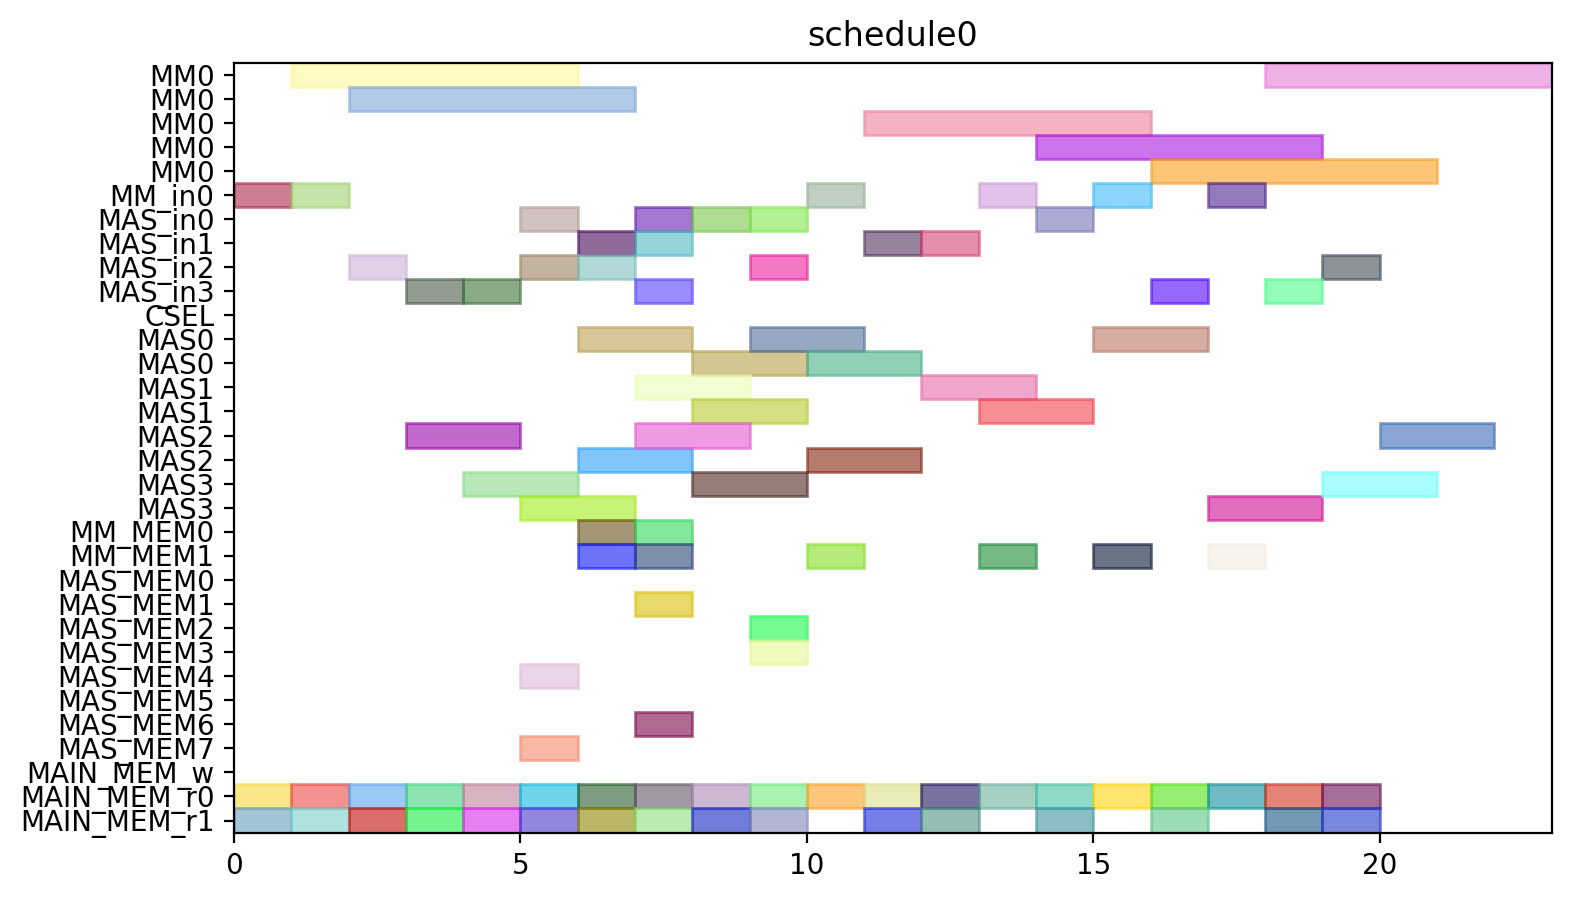

Write Python code to recreate this figure.
from pyschedule import Scenario, solvers, plotters, alt


def solve():
	horizon = 120
	S = Scenario("schedule0", horizon=horizon)

	# resource
	MM = S.Resources('MM', num=1, size=5)
	MM_in = S.Resources('MM_in', num=1)
	MAS_in = S.Resources('MAS_in', num=4)
	CSEL = S.Resource('CSEL')
	MAS = S.Resources('MAS', num=4, size=2, periods=range(1, horizon))
	MM_MEM = S.Resources('MM_MEM', num=2)
	MAS_MEM = S.Resources('MAS_MEM', num=8)
	MAIN_MEM_w = S.Resource('MAIN_MEM_w', size=1)
	MAIN_MEM_r = S.Resources('MAIN_MEM_r', num=2)

	# result of previous scheduling

	# new tasks
	c_qinv_denom_inv0 = S.Task('c_qinv_denom_inv0', length=5, delay_cost=1)
	c_qinv_denom_inv0 += alt(MM)
	c_qinv_denom_inv0_in = S.Task('c_qinv_denom_inv0_in', length=1, delay_cost=1)
	c_qinv_denom_inv0_in += alt(MM_in)
	S += c_qinv_denom_inv0_in*MM_in[0]<=c_qinv_denom_inv0*MM[0]
	c_qinv_denom_inv0_mem0 = S.Task('c_qinv_denom_inv0_mem0', length=1, delay_cost=1)
	c_qinv_denom_inv0_mem0 += MAIN_MEM_r[0]
	S += c_qinv_denom_inv0_mem0 <= c_qinv_denom_inv0

	c_qinv_denom_inv0_mem1 = S.Task('c_qinv_denom_inv0_mem1', length=1, delay_cost=1)
	c_qinv_denom_inv0_mem1 += MAIN_MEM_r[1]
	S += c_qinv_denom_inv0_mem1 <= c_qinv_denom_inv0

	c_qinv_denom_inv1_ = S.Task('c_qinv_denom_inv1_', length=5, delay_cost=1)
	c_qinv_denom_inv1_ += alt(MM)
	c_qinv_denom_inv1__in = S.Task('c_qinv_denom_inv1__in', length=1, delay_cost=1)
	c_qinv_denom_inv1__in += alt(MM_in)
	S += c_qinv_denom_inv1__in*MM_in[0]<=c_qinv_denom_inv1_*MM[0]
	c_qinv_denom_inv1__mem0 = S.Task('c_qinv_denom_inv1__mem0', length=1, delay_cost=1)
	c_qinv_denom_inv1__mem0 += MAIN_MEM_r[0]
	S += c_qinv_denom_inv1__mem0 <= c_qinv_denom_inv1_

	c_qinv_denom_inv1__mem1 = S.Task('c_qinv_denom_inv1__mem1', length=1, delay_cost=1)
	c_qinv_denom_inv1__mem1 += MAIN_MEM_r[1]
	S += c_qinv_denom_inv1__mem1 <= c_qinv_denom_inv1_

	c_qinv0_t2 = S.Task('c_qinv0_t2', length=2, delay_cost=1)
	c_qinv0_t2 += alt(MAS)
	c_qinv0_t2_in = S.Task('c_qinv0_t2_in', length=1, delay_cost=1)
	c_qinv0_t2_in += alt(MAS_in)
	S += c_qinv0_t2_in*MAS_in[0]<=c_qinv0_t2*MAS[0]

	S += c_qinv0_t2_in*MAS_in[1]<=c_qinv0_t2*MAS[1]

	S += c_qinv0_t2_in*MAS_in[2]<=c_qinv0_t2*MAS[2]

	S += c_qinv0_t2_in*MAS_in[3]<=c_qinv0_t2*MAS[3]

	c_qinv0_t2_mem0 = S.Task('c_qinv0_t2_mem0', length=1, delay_cost=1)
	c_qinv0_t2_mem0 += MAIN_MEM_r[0]
	S += c_qinv0_t2_mem0 <= c_qinv0_t2

	c_qinv0_t2_mem1 = S.Task('c_qinv0_t2_mem1', length=1, delay_cost=1)
	c_qinv0_t2_mem1 += MAIN_MEM_r[1]
	S += c_qinv0_t2_mem1 <= c_qinv0_t2

	c_qinv1__t2 = S.Task('c_qinv1__t2', length=2, delay_cost=1)
	c_qinv1__t2 += alt(MAS)
	c_qinv1__t2_in = S.Task('c_qinv1__t2_in', length=1, delay_cost=1)
	c_qinv1__t2_in += alt(MAS_in)
	S += c_qinv1__t2_in*MAS_in[0]<=c_qinv1__t2*MAS[0]

	S += c_qinv1__t2_in*MAS_in[1]<=c_qinv1__t2*MAS[1]

	S += c_qinv1__t2_in*MAS_in[2]<=c_qinv1__t2*MAS[2]

	S += c_qinv1__t2_in*MAS_in[3]<=c_qinv1__t2*MAS[3]

	c_qinv1__t2_mem0 = S.Task('c_qinv1__t2_mem0', length=1, delay_cost=1)
	c_qinv1__t2_mem0 += MAIN_MEM_r[0]
	S += c_qinv1__t2_mem0 <= c_qinv1__t2

	c_qinv1__t2_mem1 = S.Task('c_qinv1__t2_mem1', length=1, delay_cost=1)
	c_qinv1__t2_mem1 += MAIN_MEM_r[1]
	S += c_qinv1__t2_mem1 <= c_qinv1__t2

	c0_t0_t2 = S.Task('c0_t0_t2', length=2, delay_cost=1)
	c0_t0_t2 += alt(MAS)
	c0_t0_t2_in = S.Task('c0_t0_t2_in', length=1, delay_cost=1)
	c0_t0_t2_in += alt(MAS_in)
	S += c0_t0_t2_in*MAS_in[0]<=c0_t0_t2*MAS[0]

	S += c0_t0_t2_in*MAS_in[1]<=c0_t0_t2*MAS[1]

	S += c0_t0_t2_in*MAS_in[2]<=c0_t0_t2*MAS[2]

	S += c0_t0_t2_in*MAS_in[3]<=c0_t0_t2*MAS[3]

	c0_t0_t2_mem0 = S.Task('c0_t0_t2_mem0', length=1, delay_cost=1)
	c0_t0_t2_mem0 += MAIN_MEM_r[0]
	S += c0_t0_t2_mem0 <= c0_t0_t2

	c0_t0_t2_mem1 = S.Task('c0_t0_t2_mem1', length=1, delay_cost=1)
	c0_t0_t2_mem1 += MAIN_MEM_r[1]
	S += c0_t0_t2_mem1 <= c0_t0_t2

	c0_t1_t2 = S.Task('c0_t1_t2', length=2, delay_cost=1)
	c0_t1_t2 += alt(MAS)
	c0_t1_t2_in = S.Task('c0_t1_t2_in', length=1, delay_cost=1)
	c0_t1_t2_in += alt(MAS_in)
	S += c0_t1_t2_in*MAS_in[0]<=c0_t1_t2*MAS[0]

	S += c0_t1_t2_in*MAS_in[1]<=c0_t1_t2*MAS[1]

	S += c0_t1_t2_in*MAS_in[2]<=c0_t1_t2*MAS[2]

	S += c0_t1_t2_in*MAS_in[3]<=c0_t1_t2*MAS[3]

	c0_t1_t2_mem0 = S.Task('c0_t1_t2_mem0', length=1, delay_cost=1)
	c0_t1_t2_mem0 += MAIN_MEM_r[0]
	S += c0_t1_t2_mem0 <= c0_t1_t2

	c0_t1_t2_mem1 = S.Task('c0_t1_t2_mem1', length=1, delay_cost=1)
	c0_t1_t2_mem1 += MAIN_MEM_r[1]
	S += c0_t1_t2_mem1 <= c0_t1_t2

	c0_t20 = S.Task('c0_t20', length=2, delay_cost=1)
	c0_t20 += alt(MAS)
	c0_t20_in = S.Task('c0_t20_in', length=1, delay_cost=1)
	c0_t20_in += alt(MAS_in)
	S += c0_t20_in*MAS_in[0]<=c0_t20*MAS[0]

	S += c0_t20_in*MAS_in[1]<=c0_t20*MAS[1]

	S += c0_t20_in*MAS_in[2]<=c0_t20*MAS[2]

	S += c0_t20_in*MAS_in[3]<=c0_t20*MAS[3]

	c0_t20_mem0 = S.Task('c0_t20_mem0', length=1, delay_cost=1)
	c0_t20_mem0 += MAIN_MEM_r[0]
	S += c0_t20_mem0 <= c0_t20

	c0_t20_mem1 = S.Task('c0_t20_mem1', length=1, delay_cost=1)
	c0_t20_mem1 += MAIN_MEM_r[1]
	S += c0_t20_mem1 <= c0_t20

	c0_t21 = S.Task('c0_t21', length=2, delay_cost=1)
	c0_t21 += alt(MAS)
	c0_t21_in = S.Task('c0_t21_in', length=1, delay_cost=1)
	c0_t21_in += alt(MAS_in)
	S += c0_t21_in*MAS_in[0]<=c0_t21*MAS[0]

	S += c0_t21_in*MAS_in[1]<=c0_t21*MAS[1]

	S += c0_t21_in*MAS_in[2]<=c0_t21*MAS[2]

	S += c0_t21_in*MAS_in[3]<=c0_t21*MAS[3]

	c0_t21_mem0 = S.Task('c0_t21_mem0', length=1, delay_cost=1)
	c0_t21_mem0 += MAIN_MEM_r[0]
	S += c0_t21_mem0 <= c0_t21

	c0_t21_mem1 = S.Task('c0_t21_mem1', length=1, delay_cost=1)
	c0_t21_mem1 += MAIN_MEM_r[1]
	S += c0_t21_mem1 <= c0_t21

	c1_t0_t2 = S.Task('c1_t0_t2', length=2, delay_cost=1)
	c1_t0_t2 += alt(MAS)
	c1_t0_t2_in = S.Task('c1_t0_t2_in', length=1, delay_cost=1)
	c1_t0_t2_in += alt(MAS_in)
	S += c1_t0_t2_in*MAS_in[0]<=c1_t0_t2*MAS[0]

	S += c1_t0_t2_in*MAS_in[1]<=c1_t0_t2*MAS[1]

	S += c1_t0_t2_in*MAS_in[2]<=c1_t0_t2*MAS[2]

	S += c1_t0_t2_in*MAS_in[3]<=c1_t0_t2*MAS[3]

	c1_t0_t2_mem0 = S.Task('c1_t0_t2_mem0', length=1, delay_cost=1)
	c1_t0_t2_mem0 += MAIN_MEM_r[0]
	S += c1_t0_t2_mem0 <= c1_t0_t2

	c1_t0_t2_mem1 = S.Task('c1_t0_t2_mem1', length=1, delay_cost=1)
	c1_t0_t2_mem1 += MAIN_MEM_r[1]
	S += c1_t0_t2_mem1 <= c1_t0_t2

	c1_t1_t2 = S.Task('c1_t1_t2', length=2, delay_cost=1)
	c1_t1_t2 += alt(MAS)
	c1_t1_t2_in = S.Task('c1_t1_t2_in', length=1, delay_cost=1)
	c1_t1_t2_in += alt(MAS_in)
	S += c1_t1_t2_in*MAS_in[0]<=c1_t1_t2*MAS[0]

	S += c1_t1_t2_in*MAS_in[1]<=c1_t1_t2*MAS[1]

	S += c1_t1_t2_in*MAS_in[2]<=c1_t1_t2*MAS[2]

	S += c1_t1_t2_in*MAS_in[3]<=c1_t1_t2*MAS[3]

	c1_t1_t2_mem0 = S.Task('c1_t1_t2_mem0', length=1, delay_cost=1)
	c1_t1_t2_mem0 += MAIN_MEM_r[0]
	S += c1_t1_t2_mem0 <= c1_t1_t2

	c1_t1_t2_mem1 = S.Task('c1_t1_t2_mem1', length=1, delay_cost=1)
	c1_t1_t2_mem1 += MAIN_MEM_r[1]
	S += c1_t1_t2_mem1 <= c1_t1_t2

	c1_t20 = S.Task('c1_t20', length=2, delay_cost=1)
	c1_t20 += alt(MAS)
	c1_t20_in = S.Task('c1_t20_in', length=1, delay_cost=1)
	c1_t20_in += alt(MAS_in)
	S += c1_t20_in*MAS_in[0]<=c1_t20*MAS[0]

	S += c1_t20_in*MAS_in[1]<=c1_t20*MAS[1]

	S += c1_t20_in*MAS_in[2]<=c1_t20*MAS[2]

	S += c1_t20_in*MAS_in[3]<=c1_t20*MAS[3]

	c1_t20_mem0 = S.Task('c1_t20_mem0', length=1, delay_cost=1)
	c1_t20_mem0 += MAIN_MEM_r[0]
	S += c1_t20_mem0 <= c1_t20

	c1_t20_mem1 = S.Task('c1_t20_mem1', length=1, delay_cost=1)
	c1_t20_mem1 += MAIN_MEM_r[1]
	S += c1_t20_mem1 <= c1_t20

	c1_t21 = S.Task('c1_t21', length=2, delay_cost=1)
	c1_t21 += alt(MAS)
	c1_t21_in = S.Task('c1_t21_in', length=1, delay_cost=1)
	c1_t21_in += alt(MAS_in)
	S += c1_t21_in*MAS_in[0]<=c1_t21*MAS[0]

	S += c1_t21_in*MAS_in[1]<=c1_t21*MAS[1]

	S += c1_t21_in*MAS_in[2]<=c1_t21*MAS[2]

	S += c1_t21_in*MAS_in[3]<=c1_t21*MAS[3]

	c1_t21_mem0 = S.Task('c1_t21_mem0', length=1, delay_cost=1)
	c1_t21_mem0 += MAIN_MEM_r[0]
	S += c1_t21_mem0 <= c1_t21

	c1_t21_mem1 = S.Task('c1_t21_mem1', length=1, delay_cost=1)
	c1_t21_mem1 += MAIN_MEM_r[1]
	S += c1_t21_mem1 <= c1_t21

	c2_t0_t2 = S.Task('c2_t0_t2', length=2, delay_cost=1)
	c2_t0_t2 += alt(MAS)
	c2_t0_t2_in = S.Task('c2_t0_t2_in', length=1, delay_cost=1)
	c2_t0_t2_in += alt(MAS_in)
	S += c2_t0_t2_in*MAS_in[0]<=c2_t0_t2*MAS[0]

	S += c2_t0_t2_in*MAS_in[1]<=c2_t0_t2*MAS[1]

	S += c2_t0_t2_in*MAS_in[2]<=c2_t0_t2*MAS[2]

	S += c2_t0_t2_in*MAS_in[3]<=c2_t0_t2*MAS[3]

	c2_t0_t2_mem0 = S.Task('c2_t0_t2_mem0', length=1, delay_cost=1)
	c2_t0_t2_mem0 += MAIN_MEM_r[0]
	S += c2_t0_t2_mem0 <= c2_t0_t2

	c2_t0_t2_mem1 = S.Task('c2_t0_t2_mem1', length=1, delay_cost=1)
	c2_t0_t2_mem1 += MAIN_MEM_r[1]
	S += c2_t0_t2_mem1 <= c2_t0_t2

	c2_t1_t2 = S.Task('c2_t1_t2', length=2, delay_cost=1)
	c2_t1_t2 += alt(MAS)
	c2_t1_t2_in = S.Task('c2_t1_t2_in', length=1, delay_cost=1)
	c2_t1_t2_in += alt(MAS_in)
	S += c2_t1_t2_in*MAS_in[0]<=c2_t1_t2*MAS[0]

	S += c2_t1_t2_in*MAS_in[1]<=c2_t1_t2*MAS[1]

	S += c2_t1_t2_in*MAS_in[2]<=c2_t1_t2*MAS[2]

	S += c2_t1_t2_in*MAS_in[3]<=c2_t1_t2*MAS[3]

	c2_t1_t2_mem0 = S.Task('c2_t1_t2_mem0', length=1, delay_cost=1)
	c2_t1_t2_mem0 += MAIN_MEM_r[0]
	S += c2_t1_t2_mem0 <= c2_t1_t2

	c2_t1_t2_mem1 = S.Task('c2_t1_t2_mem1', length=1, delay_cost=1)
	c2_t1_t2_mem1 += MAIN_MEM_r[1]
	S += c2_t1_t2_mem1 <= c2_t1_t2

	c2_t20 = S.Task('c2_t20', length=2, delay_cost=1)
	c2_t20 += alt(MAS)
	c2_t20_in = S.Task('c2_t20_in', length=1, delay_cost=1)
	c2_t20_in += alt(MAS_in)
	S += c2_t20_in*MAS_in[0]<=c2_t20*MAS[0]

	S += c2_t20_in*MAS_in[1]<=c2_t20*MAS[1]

	S += c2_t20_in*MAS_in[2]<=c2_t20*MAS[2]

	S += c2_t20_in*MAS_in[3]<=c2_t20*MAS[3]

	c2_t20_mem0 = S.Task('c2_t20_mem0', length=1, delay_cost=1)
	c2_t20_mem0 += MAIN_MEM_r[0]
	S += c2_t20_mem0 <= c2_t20

	c2_t20_mem1 = S.Task('c2_t20_mem1', length=1, delay_cost=1)
	c2_t20_mem1 += MAIN_MEM_r[1]
	S += c2_t20_mem1 <= c2_t20

	c2_t21 = S.Task('c2_t21', length=2, delay_cost=1)
	c2_t21 += alt(MAS)
	c2_t21_in = S.Task('c2_t21_in', length=1, delay_cost=1)
	c2_t21_in += alt(MAS_in)
	S += c2_t21_in*MAS_in[0]<=c2_t21*MAS[0]

	S += c2_t21_in*MAS_in[1]<=c2_t21*MAS[1]

	S += c2_t21_in*MAS_in[2]<=c2_t21*MAS[2]

	S += c2_t21_in*MAS_in[3]<=c2_t21*MAS[3]

	c2_t21_mem0 = S.Task('c2_t21_mem0', length=1, delay_cost=1)
	c2_t21_mem0 += MAIN_MEM_r[0]
	S += c2_t21_mem0 <= c2_t21

	c2_t21_mem1 = S.Task('c2_t21_mem1', length=1, delay_cost=1)
	c2_t21_mem1 += MAIN_MEM_r[1]
	S += c2_t21_mem1 <= c2_t21

	c_qinv0_t0 = S.Task('c_qinv0_t0', length=5, delay_cost=1)
	c_qinv0_t0 += alt(MM)
	c_qinv0_t0_in = S.Task('c_qinv0_t0_in', length=1, delay_cost=1)
	c_qinv0_t0_in += alt(MM_in)
	S += c_qinv0_t0_in*MM_in[0]<=c_qinv0_t0*MM[0]
	c_qinv0_t0_mem0 = S.Task('c_qinv0_t0_mem0', length=1, delay_cost=1)
	c_qinv0_t0_mem0 += MAIN_MEM_r[0]
	S += c_qinv0_t0_mem0 <= c_qinv0_t0

	c_qinv0_t0_mem1 = S.Task('c_qinv0_t0_mem1', length=1, delay_cost=1)
	c_qinv0_t0_mem1 += alt(MM_MEM)
	S += (c_qinv_denom_inv0*MM[0])-1 < c_qinv0_t0_mem1*MM_MEM[1]
	S += c_qinv0_t0_mem1 <= c_qinv0_t0

	c_qinv0_t1 = S.Task('c_qinv0_t1', length=5, delay_cost=1)
	c_qinv0_t1 += alt(MM)
	c_qinv0_t1_in = S.Task('c_qinv0_t1_in', length=1, delay_cost=1)
	c_qinv0_t1_in += alt(MM_in)
	S += c_qinv0_t1_in*MM_in[0]<=c_qinv0_t1*MM[0]
	c_qinv0_t1_mem0 = S.Task('c_qinv0_t1_mem0', length=1, delay_cost=1)
	c_qinv0_t1_mem0 += MAIN_MEM_r[0]
	S += c_qinv0_t1_mem0 <= c_qinv0_t1

	c_qinv0_t1_mem1 = S.Task('c_qinv0_t1_mem1', length=1, delay_cost=1)
	c_qinv0_t1_mem1 += alt(MM_MEM)
	S += (c_qinv_denom_inv1_*MM[0])-1 < c_qinv0_t1_mem1*MM_MEM[1]
	S += c_qinv0_t1_mem1 <= c_qinv0_t1

	c_qinv0_t3 = S.Task('c_qinv0_t3', length=2, delay_cost=1)
	c_qinv0_t3 += alt(MAS)
	c_qinv0_t3_in = S.Task('c_qinv0_t3_in', length=1, delay_cost=1)
	c_qinv0_t3_in += alt(MAS_in)
	S += c_qinv0_t3_in*MAS_in[0]<=c_qinv0_t3*MAS[0]

	S += c_qinv0_t3_in*MAS_in[1]<=c_qinv0_t3*MAS[1]

	S += c_qinv0_t3_in*MAS_in[2]<=c_qinv0_t3*MAS[2]

	S += c_qinv0_t3_in*MAS_in[3]<=c_qinv0_t3*MAS[3]

	c_qinv0_t3_mem0 = S.Task('c_qinv0_t3_mem0', length=1, delay_cost=1)
	c_qinv0_t3_mem0 += alt(MM_MEM)
	S += (c_qinv_denom_inv0*MM[0])-1 < c_qinv0_t3_mem0*MM_MEM[0]
	S += c_qinv0_t3_mem0 <= c_qinv0_t3

	c_qinv0_t3_mem1 = S.Task('c_qinv0_t3_mem1', length=1, delay_cost=1)
	c_qinv0_t3_mem1 += alt(MM_MEM)
	S += (c_qinv_denom_inv1_*MM[0])-1 < c_qinv0_t3_mem1*MM_MEM[1]
	S += c_qinv0_t3_mem1 <= c_qinv0_t3

	c_qinv1__t0 = S.Task('c_qinv1__t0', length=5, delay_cost=1)
	c_qinv1__t0 += alt(MM)
	c_qinv1__t0_in = S.Task('c_qinv1__t0_in', length=1, delay_cost=1)
	c_qinv1__t0_in += alt(MM_in)
	S += c_qinv1__t0_in*MM_in[0]<=c_qinv1__t0*MM[0]
	c_qinv1__t0_mem0 = S.Task('c_qinv1__t0_mem0', length=1, delay_cost=1)
	c_qinv1__t0_mem0 += MAIN_MEM_r[0]
	S += c_qinv1__t0_mem0 <= c_qinv1__t0

	c_qinv1__t0_mem1 = S.Task('c_qinv1__t0_mem1', length=1, delay_cost=1)
	c_qinv1__t0_mem1 += alt(MM_MEM)
	S += (c_qinv_denom_inv0*MM[0])-1 < c_qinv1__t0_mem1*MM_MEM[1]
	S += c_qinv1__t0_mem1 <= c_qinv1__t0

	c_qinv1__t1 = S.Task('c_qinv1__t1', length=5, delay_cost=1)
	c_qinv1__t1 += alt(MM)
	c_qinv1__t1_in = S.Task('c_qinv1__t1_in', length=1, delay_cost=1)
	c_qinv1__t1_in += alt(MM_in)
	S += c_qinv1__t1_in*MM_in[0]<=c_qinv1__t1*MM[0]
	c_qinv1__t1_mem0 = S.Task('c_qinv1__t1_mem0', length=1, delay_cost=1)
	c_qinv1__t1_mem0 += MAIN_MEM_r[0]
	S += c_qinv1__t1_mem0 <= c_qinv1__t1

	c_qinv1__t1_mem1 = S.Task('c_qinv1__t1_mem1', length=1, delay_cost=1)
	c_qinv1__t1_mem1 += alt(MM_MEM)
	S += (c_qinv_denom_inv1_*MM[0])-1 < c_qinv1__t1_mem1*MM_MEM[1]
	S += c_qinv1__t1_mem1 <= c_qinv1__t1

	c_qinv1__t3 = S.Task('c_qinv1__t3', length=2, delay_cost=1)
	c_qinv1__t3 += alt(MAS)
	c_qinv1__t3_in = S.Task('c_qinv1__t3_in', length=1, delay_cost=1)
	c_qinv1__t3_in += alt(MAS_in)
	S += c_qinv1__t3_in*MAS_in[0]<=c_qinv1__t3*MAS[0]

	S += c_qinv1__t3_in*MAS_in[1]<=c_qinv1__t3*MAS[1]

	S += c_qinv1__t3_in*MAS_in[2]<=c_qinv1__t3*MAS[2]

	S += c_qinv1__t3_in*MAS_in[3]<=c_qinv1__t3*MAS[3]

	c_qinv1__t3_mem0 = S.Task('c_qinv1__t3_mem0', length=1, delay_cost=1)
	c_qinv1__t3_mem0 += alt(MM_MEM)
	S += (c_qinv_denom_inv0*MM[0])-1 < c_qinv1__t3_mem0*MM_MEM[0]
	S += c_qinv1__t3_mem0 <= c_qinv1__t3

	c_qinv1__t3_mem1 = S.Task('c_qinv1__t3_mem1', length=1, delay_cost=1)
	c_qinv1__t3_mem1 += alt(MM_MEM)
	S += (c_qinv_denom_inv1_*MM[0])-1 < c_qinv1__t3_mem1*MM_MEM[1]
	S += c_qinv1__t3_mem1 <= c_qinv1__t3

	c0_t4_t2 = S.Task('c0_t4_t2', length=2, delay_cost=1)
	c0_t4_t2 += alt(MAS)
	c0_t4_t2_in = S.Task('c0_t4_t2_in', length=1, delay_cost=1)
	c0_t4_t2_in += alt(MAS_in)
	S += c0_t4_t2_in*MAS_in[0]<=c0_t4_t2*MAS[0]

	S += c0_t4_t2_in*MAS_in[1]<=c0_t4_t2*MAS[1]

	S += c0_t4_t2_in*MAS_in[2]<=c0_t4_t2*MAS[2]

	S += c0_t4_t2_in*MAS_in[3]<=c0_t4_t2*MAS[3]

	c0_t4_t2_mem0 = S.Task('c0_t4_t2_mem0', length=1, delay_cost=1)
	c0_t4_t2_mem0 += alt(MAS_MEM)
	S += (c0_t20*MAS[0])-1 < c0_t4_t2_mem0*MAS_MEM[0]
	S += (c0_t20*MAS[1])-1 < c0_t4_t2_mem0*MAS_MEM[2]
	S += (c0_t20*MAS[2])-1 < c0_t4_t2_mem0*MAS_MEM[4]
	S += (c0_t20*MAS[3])-1 < c0_t4_t2_mem0*MAS_MEM[6]
	S += c0_t4_t2_mem0 <= c0_t4_t2

	c0_t4_t2_mem1 = S.Task('c0_t4_t2_mem1', length=1, delay_cost=1)
	c0_t4_t2_mem1 += alt(MAS_MEM)
	S += (c0_t21*MAS[0])-1 < c0_t4_t2_mem1*MAS_MEM[1]
	S += (c0_t21*MAS[1])-1 < c0_t4_t2_mem1*MAS_MEM[3]
	S += (c0_t21*MAS[2])-1 < c0_t4_t2_mem1*MAS_MEM[5]
	S += (c0_t21*MAS[3])-1 < c0_t4_t2_mem1*MAS_MEM[7]
	S += c0_t4_t2_mem1 <= c0_t4_t2

	c1_t4_t2 = S.Task('c1_t4_t2', length=2, delay_cost=1)
	c1_t4_t2 += alt(MAS)
	c1_t4_t2_in = S.Task('c1_t4_t2_in', length=1, delay_cost=1)
	c1_t4_t2_in += alt(MAS_in)
	S += c1_t4_t2_in*MAS_in[0]<=c1_t4_t2*MAS[0]

	S += c1_t4_t2_in*MAS_in[1]<=c1_t4_t2*MAS[1]

	S += c1_t4_t2_in*MAS_in[2]<=c1_t4_t2*MAS[2]

	S += c1_t4_t2_in*MAS_in[3]<=c1_t4_t2*MAS[3]

	c1_t4_t2_mem0 = S.Task('c1_t4_t2_mem0', length=1, delay_cost=1)
	c1_t4_t2_mem0 += alt(MAS_MEM)
	S += (c1_t20*MAS[0])-1 < c1_t4_t2_mem0*MAS_MEM[0]
	S += (c1_t20*MAS[1])-1 < c1_t4_t2_mem0*MAS_MEM[2]
	S += (c1_t20*MAS[2])-1 < c1_t4_t2_mem0*MAS_MEM[4]
	S += (c1_t20*MAS[3])-1 < c1_t4_t2_mem0*MAS_MEM[6]
	S += c1_t4_t2_mem0 <= c1_t4_t2

	c1_t4_t2_mem1 = S.Task('c1_t4_t2_mem1', length=1, delay_cost=1)
	c1_t4_t2_mem1 += alt(MAS_MEM)
	S += (c1_t21*MAS[0])-1 < c1_t4_t2_mem1*MAS_MEM[1]
	S += (c1_t21*MAS[1])-1 < c1_t4_t2_mem1*MAS_MEM[3]
	S += (c1_t21*MAS[2])-1 < c1_t4_t2_mem1*MAS_MEM[5]
	S += (c1_t21*MAS[3])-1 < c1_t4_t2_mem1*MAS_MEM[7]
	S += c1_t4_t2_mem1 <= c1_t4_t2

	c2_t4_t2 = S.Task('c2_t4_t2', length=2, delay_cost=1)
	c2_t4_t2 += alt(MAS)
	c2_t4_t2_in = S.Task('c2_t4_t2_in', length=1, delay_cost=1)
	c2_t4_t2_in += alt(MAS_in)
	S += c2_t4_t2_in*MAS_in[0]<=c2_t4_t2*MAS[0]

	S += c2_t4_t2_in*MAS_in[1]<=c2_t4_t2*MAS[1]

	S += c2_t4_t2_in*MAS_in[2]<=c2_t4_t2*MAS[2]

	S += c2_t4_t2_in*MAS_in[3]<=c2_t4_t2*MAS[3]

	c2_t4_t2_mem0 = S.Task('c2_t4_t2_mem0', length=1, delay_cost=1)
	c2_t4_t2_mem0 += alt(MAS_MEM)
	S += (c2_t20*MAS[0])-1 < c2_t4_t2_mem0*MAS_MEM[0]
	S += (c2_t20*MAS[1])-1 < c2_t4_t2_mem0*MAS_MEM[2]
	S += (c2_t20*MAS[2])-1 < c2_t4_t2_mem0*MAS_MEM[4]
	S += (c2_t20*MAS[3])-1 < c2_t4_t2_mem0*MAS_MEM[6]
	S += c2_t4_t2_mem0 <= c2_t4_t2

	c2_t4_t2_mem1 = S.Task('c2_t4_t2_mem1', length=1, delay_cost=1)
	c2_t4_t2_mem1 += alt(MAS_MEM)
	S += (c2_t21*MAS[0])-1 < c2_t4_t2_mem1*MAS_MEM[1]
	S += (c2_t21*MAS[1])-1 < c2_t4_t2_mem1*MAS_MEM[3]
	S += (c2_t21*MAS[2])-1 < c2_t4_t2_mem1*MAS_MEM[5]
	S += (c2_t21*MAS[3])-1 < c2_t4_t2_mem1*MAS_MEM[7]
	S += c2_t4_t2_mem1 <= c2_t4_t2

	solvers.mip.solve(S,msg=1,kind='CPLEX',ratio_gap=1.01)

	solution = [['hoge']*len(S.solution()[1]) for i in range(len(S.solution()))]
	for i in range(len(S.solution())):
		for j in range(len(S.solution()[i])):
			solution[i][j]=str(S.solution()[i][j])
	print(solution)

	cycles = int(solution[-1][3])

	pic_file_name = "/home/mfukuda/ABE/multiRAM_multiMAS_16mux/scheduling_result/stage5MM1_stage2MAS4/FP12_INV_AFTER_FPINV/schedule0.png"
	if(S.solution() != []):
		plotters.matplotlib.plot(S,img_filename=pic_file_name, show_task_labels=False, fig_size=(cycles*0.25+3, 5))

	return solution
